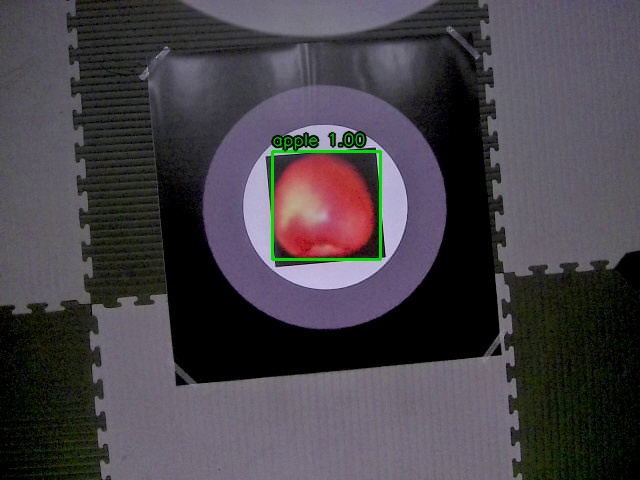
#> input picture src/camera/uav-4-class/runs/apple_test.jpg, 640 x 480 px
$ python -i rectify.py   (imports and definitions only)
#> lines starting #> are read from the running program, lines starting #| are printed output that depends on the picture; after the words box and inside, x2 and y2 are one past the last pixel; in counts of white or black regions, pixels touching at a corner belong together
from __future__ import annotations

from dataclasses import dataclass
from typing import Optional, Tuple

import cv2
import numpy as np


@dataclass
class RectifyResult:
    image: np.ndarray
    corners: np.ndarray
    method: str


# [35 lines left out: functions order_points, clip_box, crop_xyxy, not called in this run]


def _candidate_masks(gray: np.ndarray) -> list[np.ndarray]:
    blurred = cv2.GaussianBlur(gray, (5, 5), 0)
    masks: list[np.ndarray] = []
    _, otsu = cv2.threshold(blurred, 0, 255, cv2.THRESH_BINARY + cv2.THRESH_OTSU)
    masks.append(otsu)
    masks.append(cv2.bitwise_not(otsu))
    edges = cv2.Canny(blurred, 40, 130)
    kernel = np.ones((3, 3), np.uint8)
    edges = cv2.dilate(edges, kernel, iterations=1)
    edges = cv2.morphologyEx(edges, cv2.MORPH_CLOSE, kernel, iterations=2)
    masks.append(edges)
    return masks


# [52 lines left out: functions find_target_corners, rectify_target, not called in this run]

>>> import cv2
>>> picture = cv2.imread('../runs/apple_test.jpg', cv2.IMREAD_GRAYSCALE)
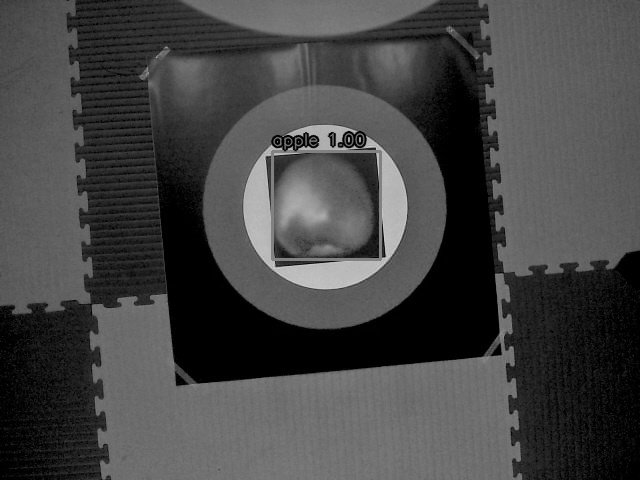
#> picture: shape (480, 640); min 0, max 214, mean 68.5
>>> result = _candidate_masks(picture)
#> in _candidate_masks, `_, otsu = cv2.threshold(blurred, 0, 255, cv2.THRESH_BINARY + cv2.THRES..`:
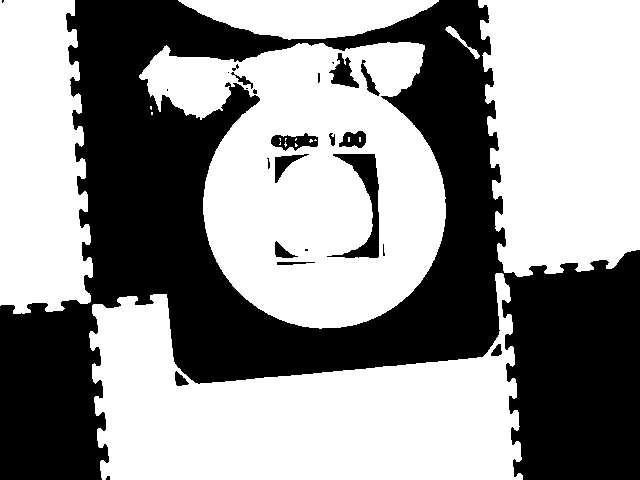
#> otsu: shape (480, 640); 57.9% white; 25 black regions (11 under 20 px), largest, box (x1, y1, x2, y2) and area: (0, 0, 640, 480) 125107, (327, 154, 379, 258) 1646, (329, 53, 359, 88) 495
#> in _candidate_masks, `edges = cv2.Canny(blurred, 40, 130)`:
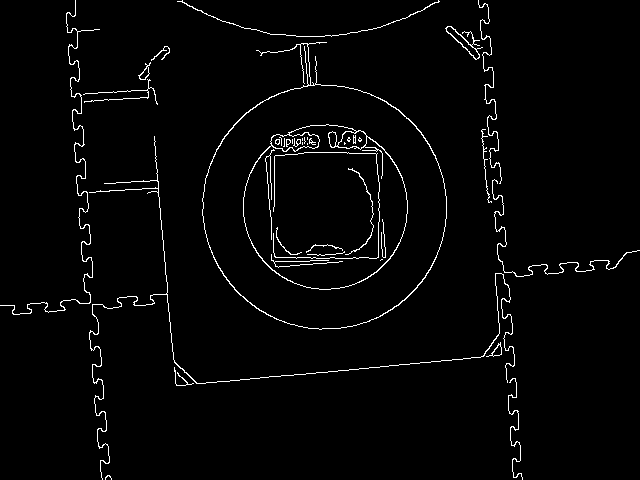
#> edges: shape (480, 640); 2.4% white in thin lines or dots
#> in _candidate_masks, `edges = cv2.dilate(edges, kernel, iterations=1)`:
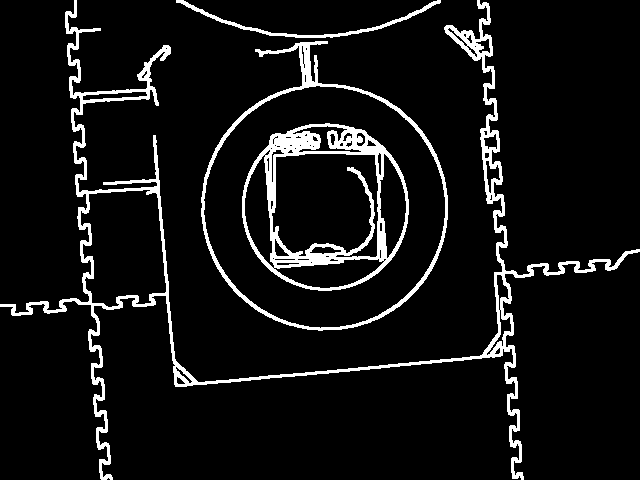
#> edges: shape (480, 640); 7.5% white; 4 white regions, box (x1, y1, x2, y2) and area: (0, 0, 640, 480) 12040, (242, 123, 409, 291) 6544, (201, 41, 448, 331) 3595, (176, 0, 441, 38) 969
#> in _candidate_masks, `edges = cv2.morphologyEx(edges, cv2.MORPH_CLOSE, kernel, iterations=2)`:
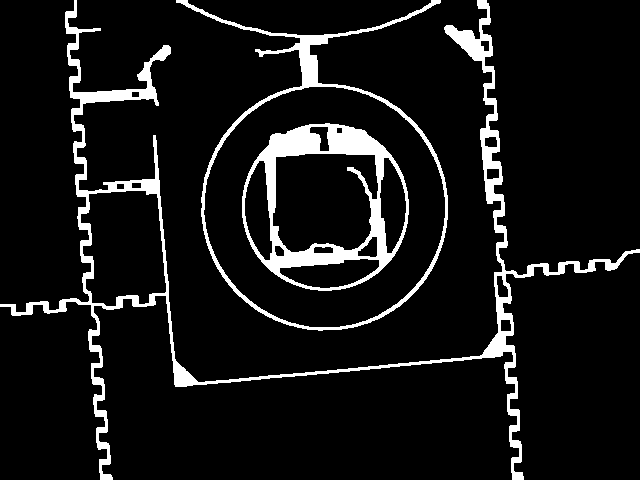
#> edges: shape (480, 640); 8.5% white; 3 white regions, box (x1, y1, x2, y2) and area: (0, 0, 640, 480) 13724, (242, 123, 409, 291) 7612, (176, 0, 448, 331) 4823
#> result = 3 items
